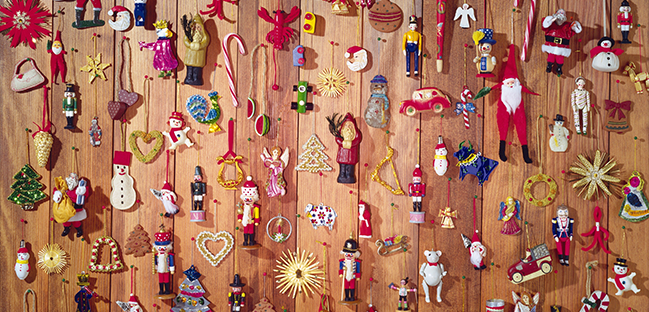
#> input picture images/toys1.png, 649 x 312 px, found by its file name
$ jupyter execute --allow-errors image_diff_detection.ipynb
#> lines starting #> are read from the running program, lines starting #| are printed output that depends on the picture; after the words box and inside, x2 and y2 are one past the last pixel; in counts of white or black regions, pixels touching at a corner belong together
#> further down, img1 is the input picture: shape (312, 649, 3); mean B, G, R 92.3, 116.2, 172.1
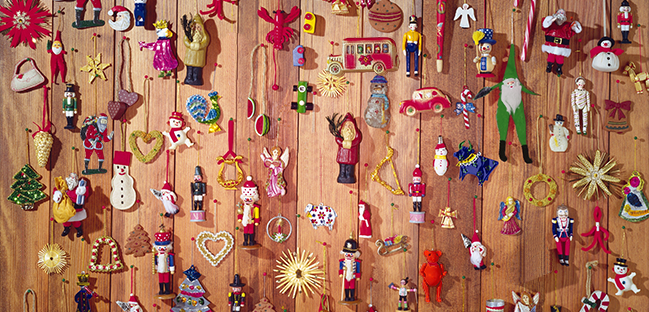
#> input picture images/toys2.png, 649 x 312 px, found by its file name
#> further down, img2 is the input picture: shape (312, 649, 3); mean B, G, R 90.7, 115.3, 170.8
#> `img1 = cv2.resize(img1, (600,360))`:
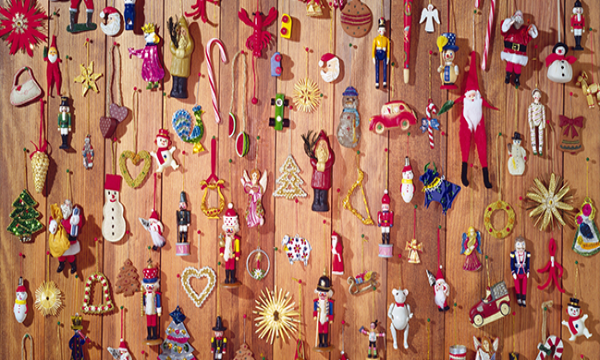
#> img1: shape (360, 600, 3); mean B, G, R 92.2, 116, 172
#> `img2 = cv2.resize(img2, (600,360))`:
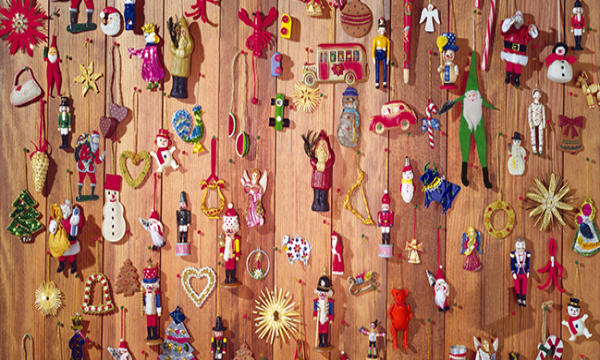
#> img2: shape (360, 600, 3); mean B, G, R 90.5, 115.1, 170.7
#> `gray1 = cv2.cvtColor(img1, cv2.COLOR_BGR2GRAY)`:
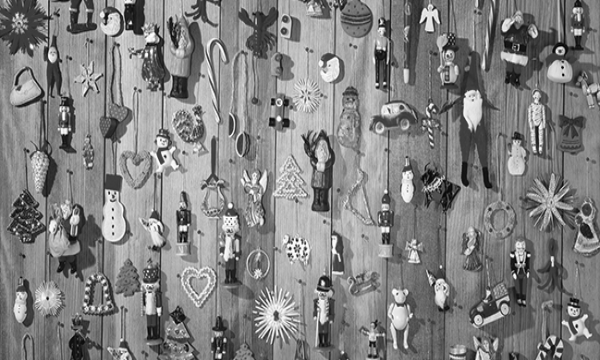
#> gray1: shape (360, 600); min 2, max 255, mean 130
#> `gray2 = cv2.cvtColor(img2, cv2.COLOR_BGR2GRAY)`:
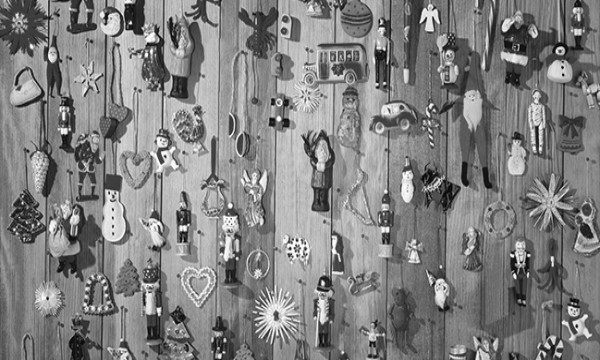
#> gray2: shape (360, 600); min 2, max 255, mean 128.9
#> `diff = cv2.absdiff(gray1, gray2)`:
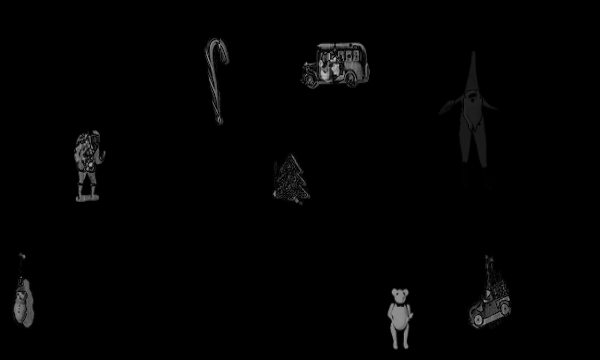
#> diff: shape (360, 600); min 0, max 191, mean 2.7
#> `(thresh, better_diff) = cv2.threshold(blur, 1, 255, cv2.THRESH_BINARY)`:
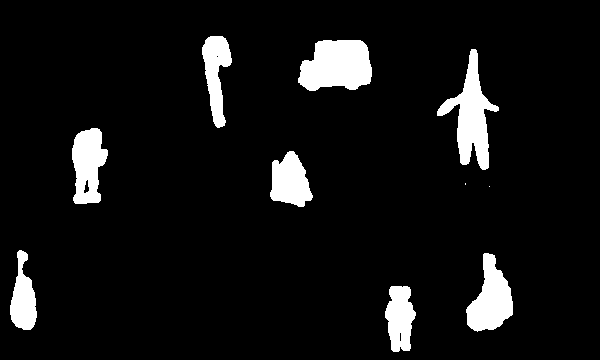
#> better_diff: shape (360, 600); 7.3% white; 10 white regions (2 under 20 px)
#> `contours = cv2.findContours(thresh.copy(), cv2.RETR_EXTERNAL, cv2.CHAI..`: contours = 10 contours, 2 with area under 20; largest, box (x1, y1, x2, y2) and area: (298, 40, 372, 91) 2877, (437, 49, 499, 170) 2632, (466, 253, 513, 332) 2077, (72, 128, 108, 204) 1874, (270, 151, 313, 207) 1556, (202, 36, 232, 128) 1426, (385, 286, 416, 352) 1395, (10, 250, 37, 330) 1234
#> the loop `for contour in contours:` made 10 passes
#> after the loop `for contour in contours:`:
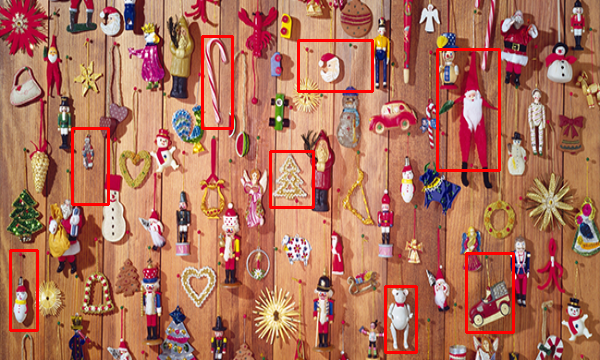
#> img1: shape (360, 600, 3); 2.68% of pixels changed, all inside (x1, y1, x2, y2) = (9, 35, 515, 354)
#> after the loop `for contour in contours:`:
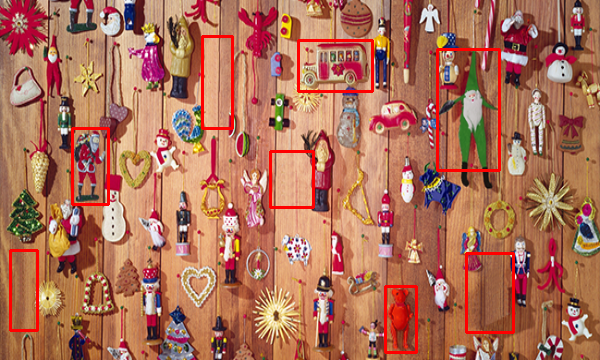
#> img2: shape (360, 600, 3); 2.68% of pixels changed, all inside (x1, y1, x2, y2) = (9, 35, 515, 354)
#> `plt.show()`:
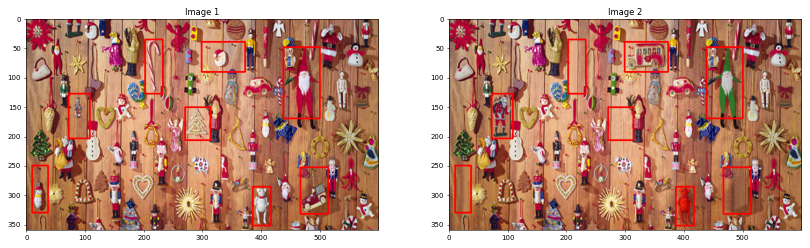
#> figure drawn by matplotlib, 2 panels
#> pass 2 of the loop `for img1_file, img2_file in image_pairs:`:
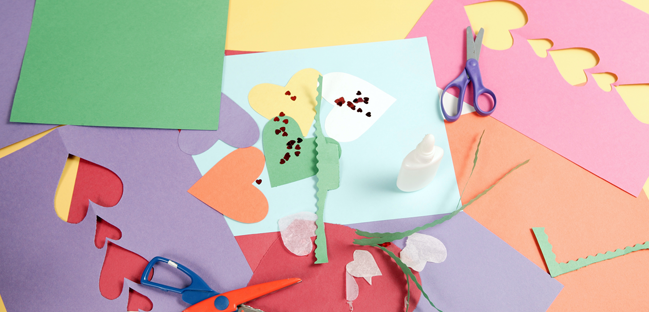
#> input picture images/paper1.png, 649 x 312 px, found by its file name
#> img1 is the input picture: shape (312, 649, 3); mean B, G, R 171.2, 177, 198.1
#> `(thresh, better_diff) = cv2.threshold(blur, 1, 255, cv2.THRESH_BINARY)`:
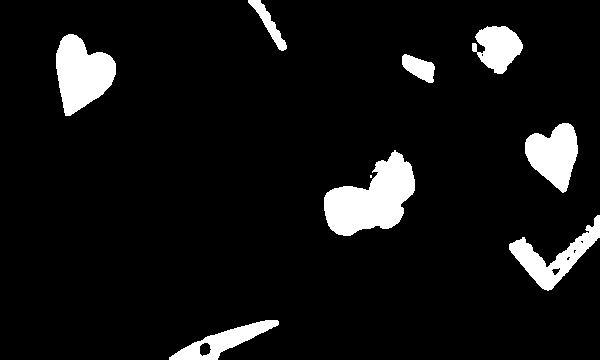
#> better_diff: shape (360, 600); 7.7% white; 9 white regions (1 under 20 px)
#> contours = 9 contours, 1 with area under 20; largest, box (x1, y1, x2, y2) and area: (324, 150, 415, 236) 4364, (56, 34, 116, 116) 3090, (525, 123, 578, 193) 2285, (509, 215, 600, 291) 2078, (169, 320, 279, 360) 1576, (472, 26, 523, 74) 1510, (402, 54, 435, 83) 533, (248, 0, 287, 51) 487
#> the loop `for contour in contours:` made 9 passes
#> `plt.show()`:
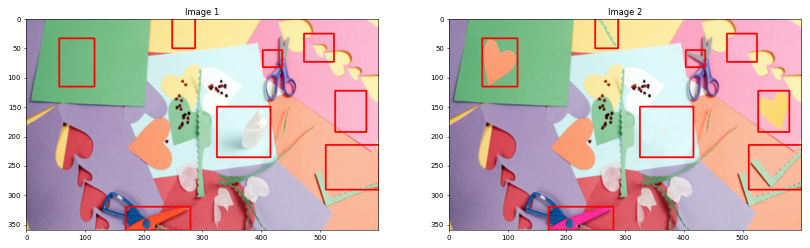
#> figure drawn by matplotlib, 2 panels
#> pass 3 of the loop `for img1_file, img2_file in image_pairs:`:
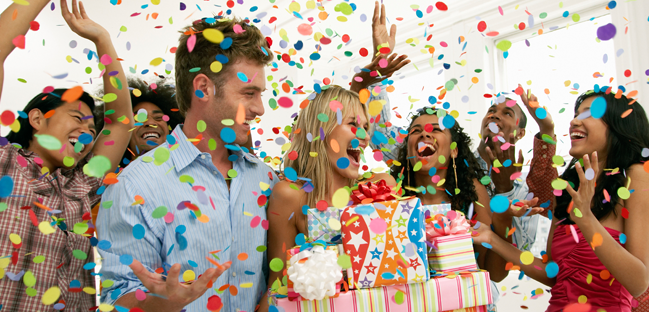
#> input picture images/party1.png, 649 x 312 px, found by its file name
#> img1 is the input picture: shape (312, 649, 3); mean B, G, R 134.9, 150.3, 168.5
#> better_diff: shape (360, 600); 10.5% white; 8 white regions
#> contours = 8 contours; box (x1, y1, x2, y2) and area: (501, 255, 587, 360) 5799, (513, 0, 600, 99) 5242, (130, 263, 196, 329) 3170, (388, 8, 429, 134) 2738, (6, 274, 71, 360) 2323, (322, 205, 369, 239) 1058, (151, 144, 185, 199) 1024, (78, 0, 95, 30) 388
#> the loop `for contour in contours:` made 8 passes
#> `plt.show()`:
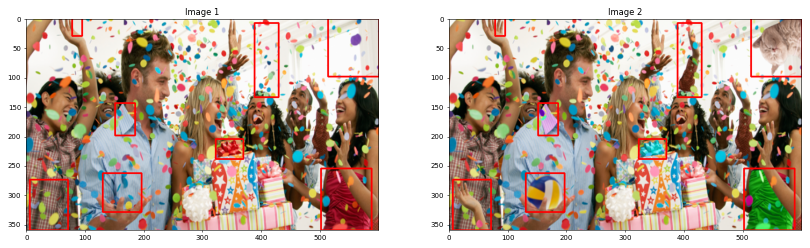
#> figure drawn by matplotlib, 2 panels
[cell 1]
import cv2
import imutils
import numpy as np
from matplotlib import pyplot as plt

# List of image pairs to compare
image_pairs = [('toys1.png', 'toys2.png'),
               ('paper1.png', 'paper2.png'),
               ('party1.png', 'party2.png'),
               ('ex1.png', 'ex2.png'),
              ('toys1.png', 'toys2.png')]

#> (the rest of this cell did not finish here and is left out)
